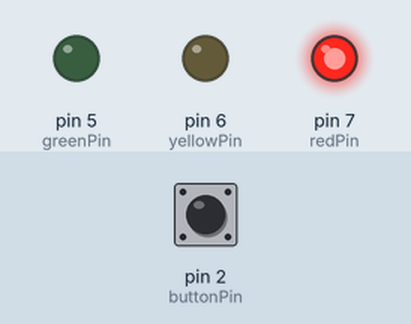
The sketch below on a simulated Arduino Uno, built with avr-gcc and run on an emulated ATmega328P. Shown: output pins drawn as LEDs (lit = HIGH). Inputs (shaded band) come from the test bench; at power-on: pin 2 (buttonPin) HIGH.

Above: at 2.5 s.
At 6.0 s:
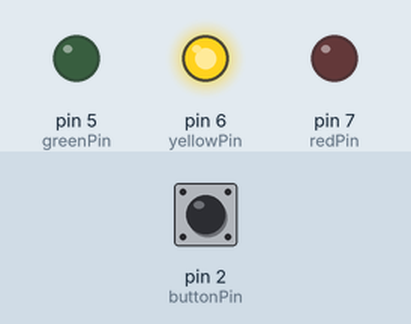
At 9.5 s:
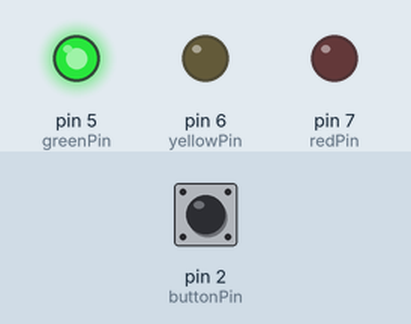
Timing chart, 0 to 15.6 s (numbered marks = the images above):
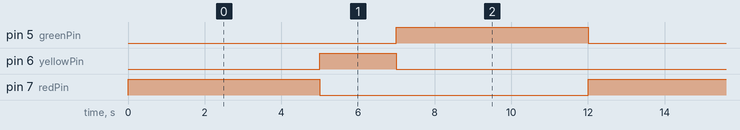

Measured:
- by itself, pin 5 (greenPin), pin 7 (redPin): alternates HIGH for 5.0 s and LOW for 7.0 s
- by itself, pin 6 (yellowPin): alternates HIGH for 2.0 s and LOW for 10.0 s
- by itself, everything shown: repeats every 12.0 s, in 4 steps

The sketch:

Lab8Repo.ino
```cpp
int redPin = 7;
int yellowPin = 6;
int greenPin = 5;

int buttonPin = 2;
int buttonState = 0;

void setup() {
  // Set the LED pins as outputs
  pinMode(redPin, OUTPUT);
  pinMode(yellowPin, OUTPUT);
  pinMode(greenPin, OUTPUT);

  pinMode(buttonPin, INPUT);

}

void loop() {

    buttonState = digitalRead(buttonPin);

  if (buttonState == LOW) {
    // If button is pressed, turn on the green light
    digitalWrite(greenPin, HIGH);
    digitalWrite(redPin, LOW);
    digitalWrite(yellowPin, LOW);
    delay(2000);
  }
  else {
    // If button is not pressed, follow the normal stoplight sequence
    // Turn on red light
    digitalWrite(redPin, HIGH);
    digitalWrite(yellowPin, LOW);
    digitalWrite(greenPin, LOW);
    delay(5000);  // Red light stays on for 5 seconds

    // Turn on yellow light
    digitalWrite(redPin, LOW);
    digitalWrite(yellowPin, HIGH);
    digitalWrite(greenPin, LOW);
    delay(2000);  // Yellow light stays on for 2 seconds

    // Turn on green light
    digitalWrite(redPin, LOW);
    digitalWrite(yellowPin, LOW);
    digitalWrite(greenPin, HIGH);
    delay(5000);  // Green light stays on for 5 seconds

    // Turn off all lights before restarting the loop
    digitalWrite(redPin, LOW);
    digitalWrite(yellowPin, LOW);
    digitalWrite(greenPin, LOW);
  }
}
```
